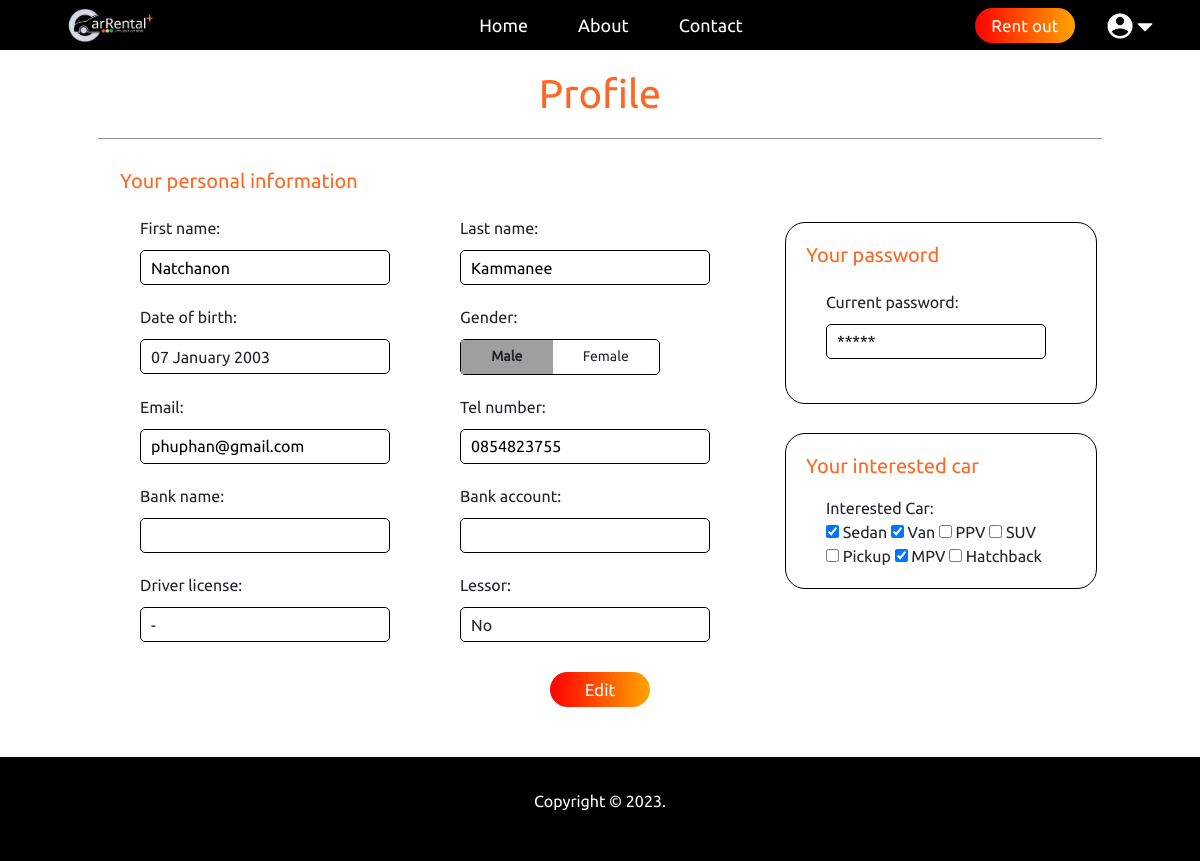
The page /ProfileForm.php (signed in) on the database as committed earlier.
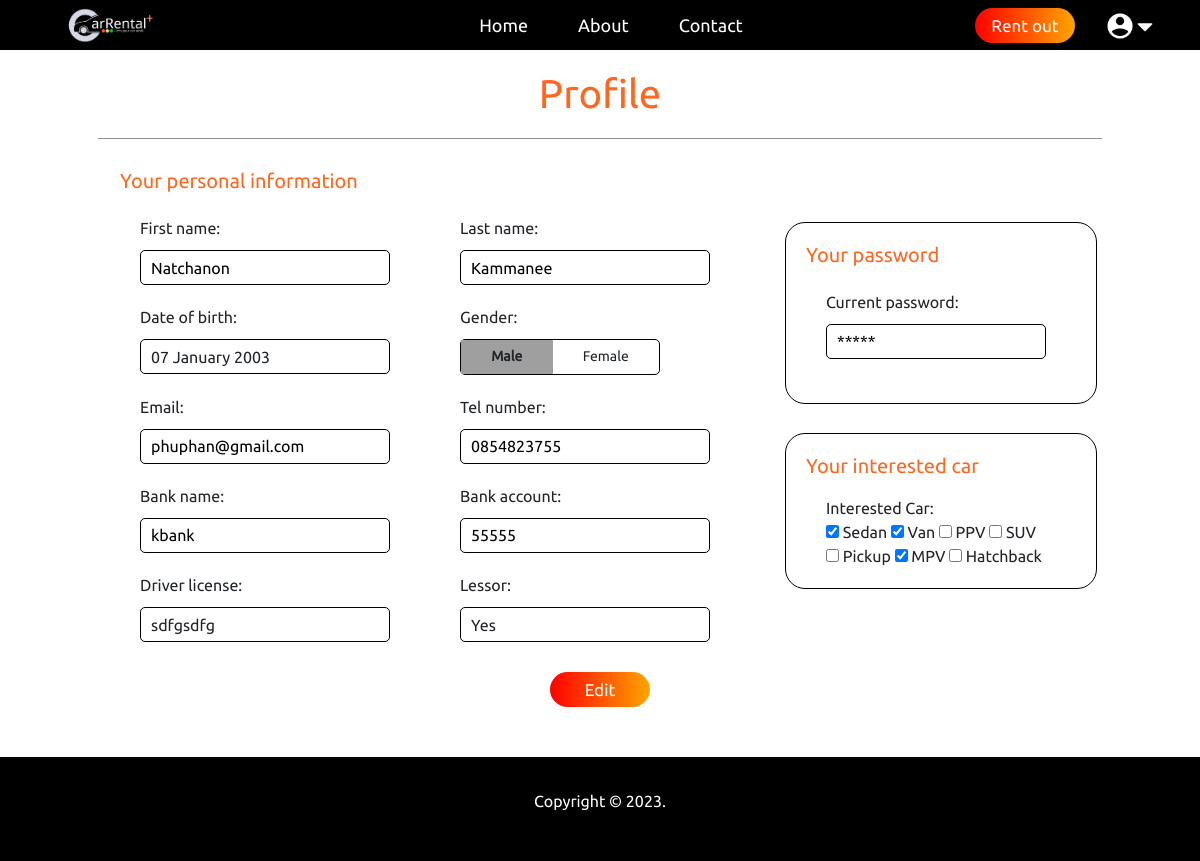
The same page on the database as committed later.
### tables this page shows
CREATE TABLE `client` (
  `client_id` int(11) NOT NULL,
  `driving_license_no` varchar(255) DEFAULT NULL,
  `fname` varchar(255) NOT NULL,
  `lname` varchar(255) NOT NULL,
  `dateofbirth` date NOT NULL DEFAULT current_timestamp(),
  `gender` varchar(255) NOT NULL,
  `email` varchar(255) NOT NULL,
  `password` varchar(255) NOT NULL,
  `tel_no` varchar(255) NOT NULL,
  `lessor_state` tinyint(1) NOT NULL DEFAULT 0,
  `banking_account` varchar(255) DEFAULT NULL,
  `bank_name` varchar(255) DEFAULT NULL
);

### ProfileForm.php (the view, shortened to what the changed rows need)
<?php
    include('server.php');
    $client_id = $_SESSION['client_id'];
    $sql1 = "SELECT * FROM client WHERE client_id='$client_id';";
    $result = mysqli_query($con,$sql1);
    $client = mysqli_fetch_assoc($result);
    $tel_no = $client['tel_no'];
    $banking_account = $client['banking_account'];
    $bank_name = $client['bank_name'];
    $driverlicense = $client['driving_license_no'];
?>
<!DOCTYPE html>
<html lang="en">
<head>
    <link rel="stylesheet" href="css/styles.css">
    <link rel="stylesheet" href="css/bootstrap.min.css">
    <?php include "navbarclient.php"; ?>
</head>
<body>
    <div class="container-md">
        <div class="profile-container">
            <div class="titleProfile">
                <h1>Profile</h1>
            </div>
            <form id="profile-Form" name="inpfrm" method="post" action="Profile.php">
                <div class="profile-form">
                    <div class="profile-form1">
                        <h1> Your personal information </h1>
                        <div class="boxform">
                            <div class="input-box-group">
                                <div class="input-box">
                                    <label>Date of birth:</label><br>
                                    <div class="inputboxdate" id="myDate">
                                        <?php
                                        $day = date('d', strtotime($client['dateofbirth']));
                                        $month = date('F', strtotime($client['dateofbirth']));
                                        $year = date('Y', strtotime($client['dateofbirth']));
                                        echo "<span>$day $month $year</span>";
                                        ?>
                                    </div>
                                </div>
                            </div>
                            <div class="input-box-group">
                                <div class="input-box">
                                    <label>Tel number:</label><br>
                                    <input class="input-text" type="text" id="tel_no" name="tel_no" size="35"
                                        placeholder="<?php echo $tel_no ?>" value=""><br>
                                </div>
                            </div>
                            <div class="input-box-group">
                                <div class="input-box">
                                    <label>Bank name:</label><br>
                                    <input class="input-text" type="text" id="bank_name" name="bank_name" size="35"
                                        placeholder="<?php echo $bank_name ?>" value=""><br>
                                </div>
                                <div class="input-box">
                                    <label>Bank account:</label><br>
                                    <input class="input-text" type="text" id="bank_account" name="bank_account"
                                        size="35" placeholder="<?php echo $banking_account ?>" value=""><br>
                                </div>
                            </div>
                            <div class="input-box-group">
                                <div class="inputboxhide" id="myDrive">
                                    <label>Driver license:</label><br>
                                    <div class="inputboxdate">
                                        <?php
                                        if (!empty($driverlicense)){
                                            echo "<span>$driverlicense</span>";
                                        }
                                        else {
                                            echo "<span>-</span>";
                                        }
                                        ?>
                                    </div>
                                </div>
                                <div class="inputboxhide" id="mylessor">
                                    <label>Lessor:</label><br>
                                    <div class="inputboxdate">
                                        <?php
                                        if ($lessor_state == 1){
                                            echo "<span>Yes</span>";
                                        }
                                        else{
                                            echo "<span>No</span>";
                                        }
                                        ?>
                                    </div>
                                </div>
                            </div>
                        </div>
                    </div>
                    <div class="profile-form2">
                        <div class="input-box-mini">
                            <h1> Your password </h1>
                        </div>
                        <div class="input-box-mini">
                            <h1> Your interested car </h1>
                        </div>
                    </div>
                </div>
            </form>
        </div>
    </div>
</body>
</html>

Rows that differ between the two databases and show on the page:
changed client "January": bank_name (not shown) → "kbank"; bank_account (not shown) → "55555"; driving_license_no (not shown) → "sdfgsdfg"
Other text that changed with them:
text no longer shown: "- No"
text now shown: "Yes"
